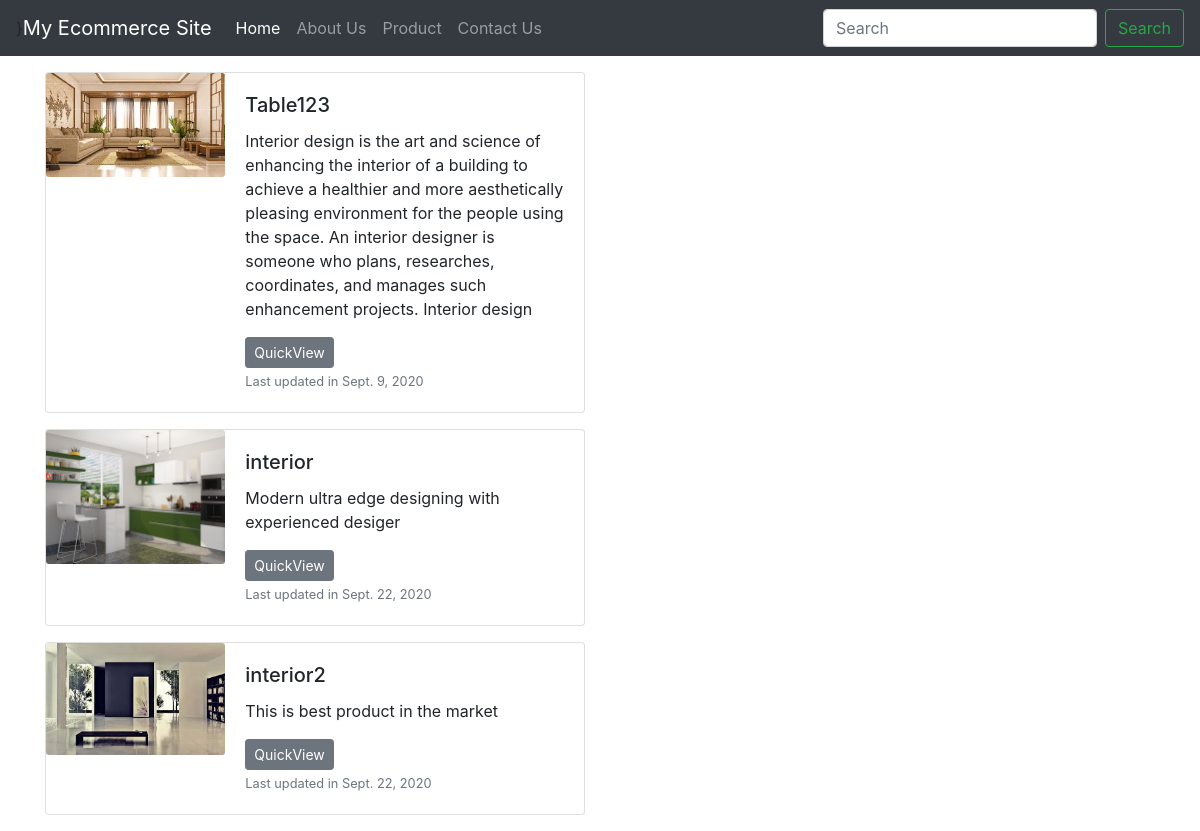
The app's page /ecommerce/ with its own data.
### ecommerce/models.py (models this page shows, shortened)
class Product(models.Model):
	product_id = models.AutoField(primary_key=True)
	product_name = models.CharField(max_length=50)
	category = models.CharField(max_length=50, default="")
	subcategory = models.CharField(max_length=50, default="")
	price = models.IntegerField(default=0)
	desc = models.CharField(max_length=300)
	pub_date = models.DateField()
	video = models.CharField(max_length=300, default="")
	image1 = models.ImageField(upload_to="ecommerce/images",default="")
	image2 = models.ImageField(upload_to="ecommerce/images",default="")
	image3 = models.ImageField(upload_to="ecommerce/images",default="")

### ecommerce/views.py (the view)
# urls.py: path("",views.index, name= 'index'),
def index(request):
	allProds = Product.objects.all()
	params = {'allProds': allProds}
	return render(request, 'ecommerce/index.html', params )

### ecommerce/templates/ecommerce/index.html (shortened to what this page needs)
{% extends 'ecommerce/basic.html' %}
{% block body %}
<div class="container mb-2" >
{% for prod in allProds%}
<div class="card my-3" style="max-width: 540px;">
  <div class="row no-gutters">
    <div class="col-md-4">
      <img src="/media/{{prod.image1}}" class="card-img" alt="...">
    </div>
    <div class="col-md-8">
      <div class="card-body">
        <h5 class="card-title">{{prod.product_name}}</h5>
        <p class="card-text">{{prod.desc}}</p>
        <a href="/ecommerce/productView/{{prod.product_id}}"><button id="{{prod.product_id}}" class="btn btn-secondary btn-sm">QuickView</button></a>
        <p class="card-text"><small class="text-muted">Last updated in {{prod.pub_date}}</small></p>
      </div>
    </div>
  </div>
</div>
{% endfor %}
{% endblock %}

### ecommerce/templates/ecommerce/basic.html (shortened to what this page needs)
<!doctype html>
<html lang="en">
<head>
    <link rel="stylesheet" href="https://stackpath.bootstrapcdn.com/bootstrap/4.2.1/css/bootstrap.min.css">
</head>
<body>
    <nav class="navbar navbar-expand-lg navbar-dark bg-dark">
        }
        <a class="navbar-brand" href="/ecommerce">My Ecommerce Site</a>
        <div class="collapse navbar-collapse" id="navbarSupportedContent">
            <ul class="navbar-nav mr-auto">
                <li class="nav-item active">
                    <a class="nav-link" href="/ecommerce">Home <span class="sr-only">(current)</span></a>
                </li>
                <li class="nav-item">
                    <a class="nav-link" href="/ecommerce/about">About Us</a>
                </li>
                <li class="nav-item">
                    <a class="nav-link" href="/ecommerce">Product</a>
                </li>
                <li class="nav-item">
                    <a class="nav-link" href="/ecommerce/contact">Contact Us</a>
                </li>
            </ul>
            <form class="form-inline my-2 my-lg-0">
                <input class="form-control mr-sm-2" type="search" placeholder="Search" aria-label="Search">
                <button class="btn btn-outline-success my-2 my-sm-0" type="submit">Search</button>
            </form>
        </div>
    </nav>
    {% block body %} {% endblock %}
</body>
</html>

### records on screen
Product: image1 (picture), product_name "Table123", desc "Interior design is the art and science of enhancing the interior of a building to achieve a healthier and more aesthetically pleasing environment for the people using the space. An interior designer is someone who plans, researches, coordinates, and manages such enhancement projects. Interior design", pub_date "Sept. 9, 2020"
Product: image1 (picture), product_name "interior", desc "Modern ultra edge designing with experienced desiger", pub_date "Sept. 22, 2020"
Product: image1 (picture), product_name "interior2", desc "This is best product in the market", pub_date "Sept. 22, 2020"
